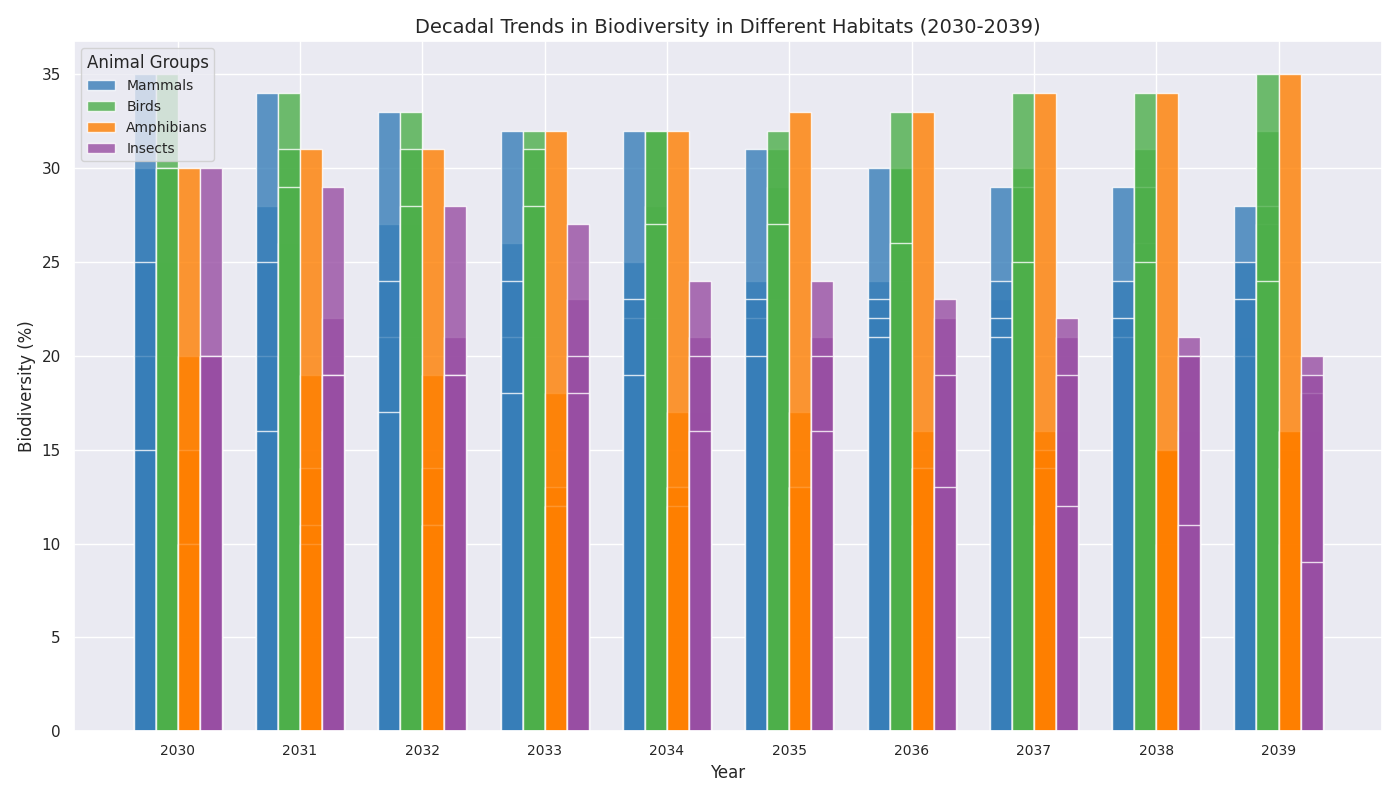

The script that drew this image:
import numpy as np
import matplotlib.pyplot as plt

habitats = ["Tropical Rainforest", "Temperate Forest", "Boreal Forest", "Mangroves", "Savanna"]
years = np.arange(2030, 2040)

# Create percentage data for different animal groups
mammals = np.array([
    [30, 28, 27, 26, 25, 24, 24, 23, 22, 21],
    [35, 34, 33, 32, 32, 31, 30, 29, 29, 28],
    [20, 20, 21, 21, 22, 22, 23, 24, 24, 25],
    [25, 25, 24, 24, 23, 23, 22, 22, 21, 20],
    [15, 16, 17, 18, 19, 20, 21, 21, 22, 23]
])

birds = np.array([
    [25, 26, 27, 28, 28, 29, 30, 30, 31, 32],
    [20, 20, 21, 21, 22, 23, 24, 25, 26, 27],
    [35, 34, 33, 32, 32, 31, 30, 29, 29, 28],
    [30, 31, 31, 31, 32, 32, 33, 34, 34, 35],
    [30, 29, 28, 28, 27, 27, 26, 25, 25, 24]
])

amphibians = np.array([
    [20, 19, 19, 18, 17, 17, 16, 16, 15, 14],
    [15, 14, 14, 13, 13, 12, 11, 11, 10, 10],
    [10, 11, 11, 12, 13, 13, 14, 15, 15, 16],
    [10, 10, 11, 12, 12, 13, 14, 14, 15, 16],
    [30, 31, 31, 32, 32, 33, 33, 34, 34, 35]
])

insects = np.array([
    [15, 16, 15, 15, 17, 16, 15, 16, 16, 16],
    [20, 22, 21, 23, 21, 21, 22, 21, 21, 20],
    [30, 29, 28, 27, 24, 24, 23, 22, 20, 18],
    [20, 19, 19, 20, 20, 20, 19, 19, 20, 19],
    [20, 19, 19, 18, 16, 16, 13, 12, 11, 9]
])

fig, ax = plt.subplots(figsize=(14, 8))

bar_width = 0.18

species_data = [mammals, birds, amphibians, insects]
species_names = ['Mammals', 'Birds', 'Amphibians', 'Insects']
colors = ['#377eb8', '#4daf4a', '#ff7f00', '#984ea3']

x_indices = np.arange(len(years))

for i, species in enumerate(species_data):
    for j, habitat in enumerate(habitats):
        ax.bar(x_indices + (i * bar_width), species[j], bar_width, label=species_names[i] if j == 0 else "", color=colors[i], alpha=0.8)

ax.set_xticks(x_indices + bar_width * (len(species_data) - 1) / 2)
ax.set_xticklabels(years, fontsize=10)
ax.set_xlabel('Year', fontsize=12)
ax.set_ylabel('Biodiversity (%)', fontsize=12)
ax.set_title("Decadal Trends in Biodiversity in Different Habitats (2030-2039)", fontsize=14)

ax.legend(title='Animal Groups', fontsize=10)

plt.tight_layout()
plt.show()
